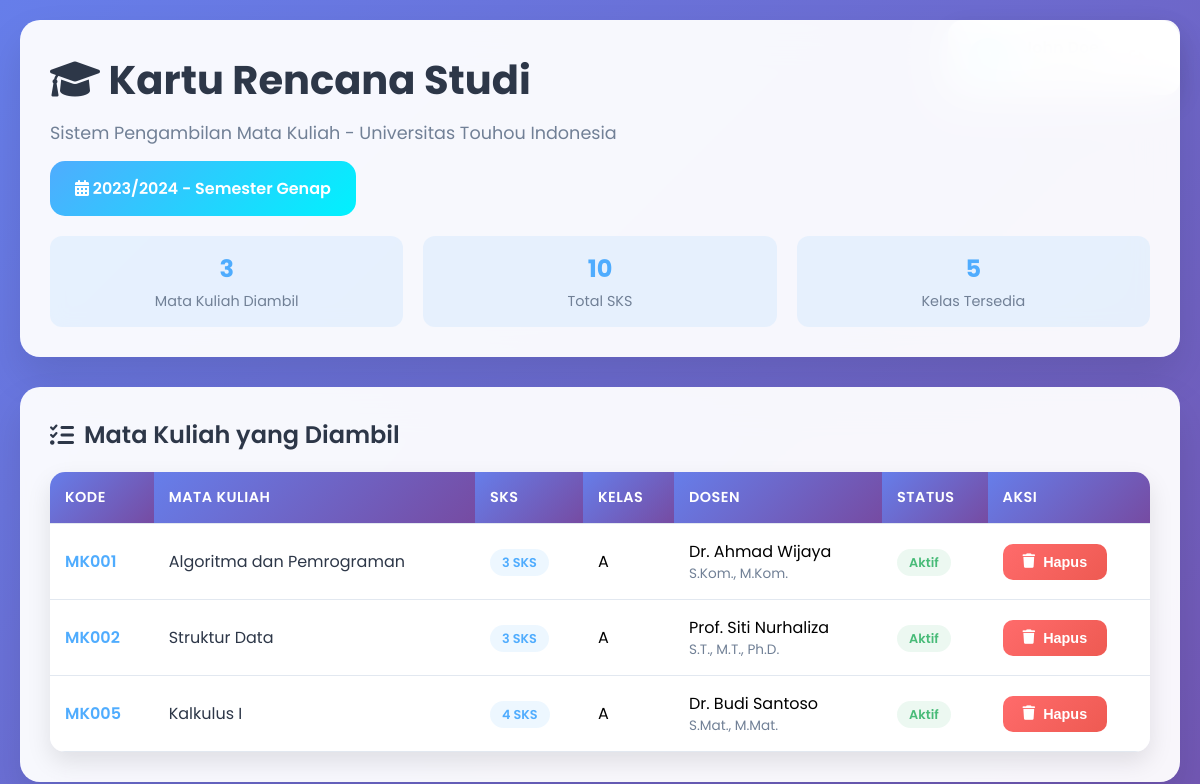
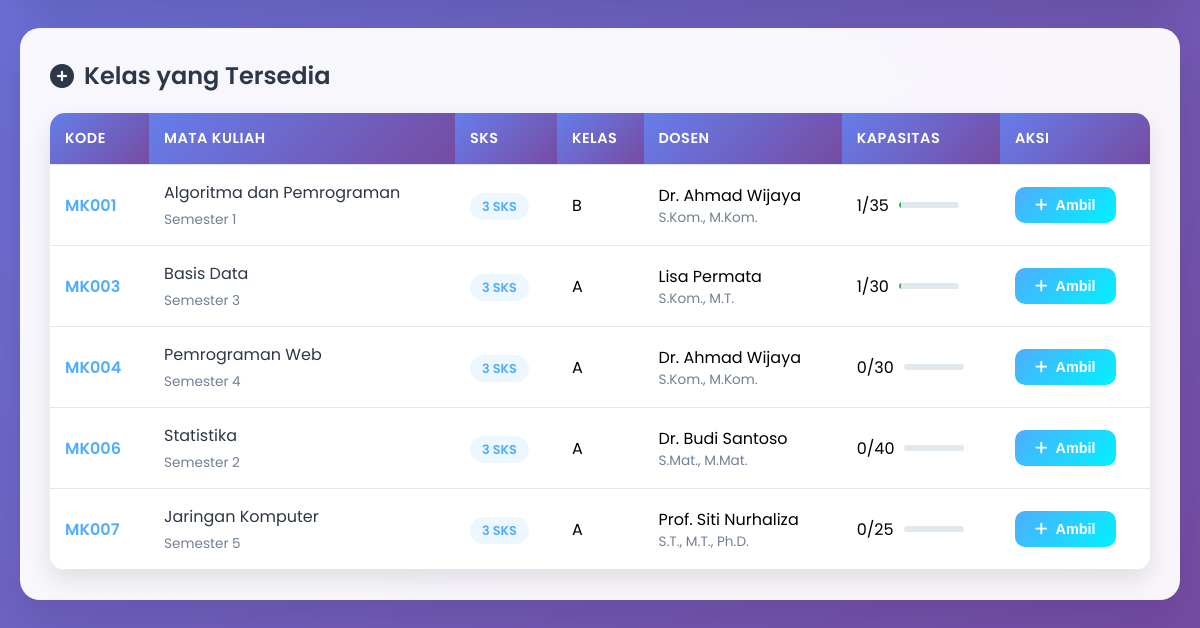
Page /sistem-krs/krs.php (signed in) on the earlier database version (2 pictures, top to bottom).
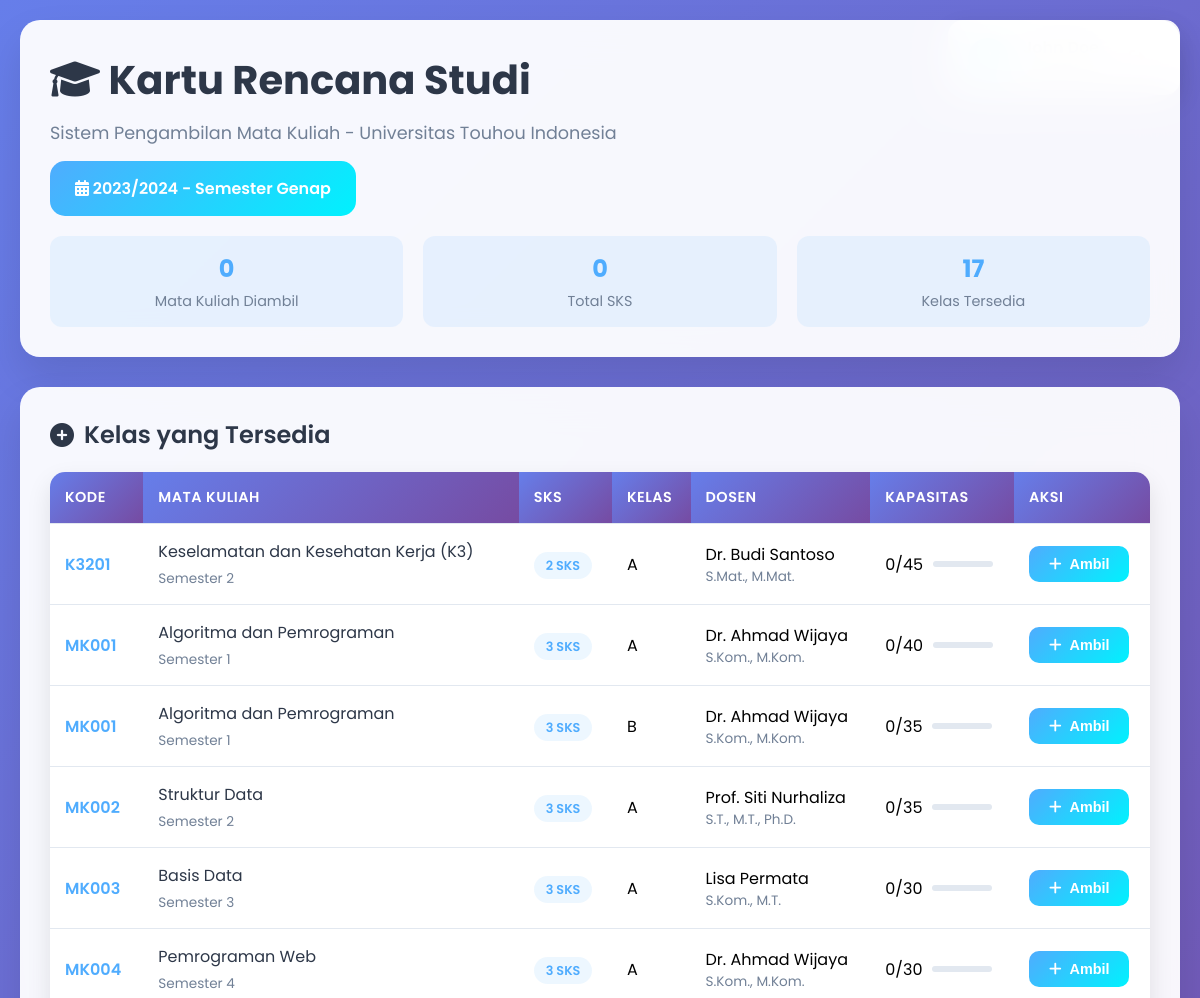
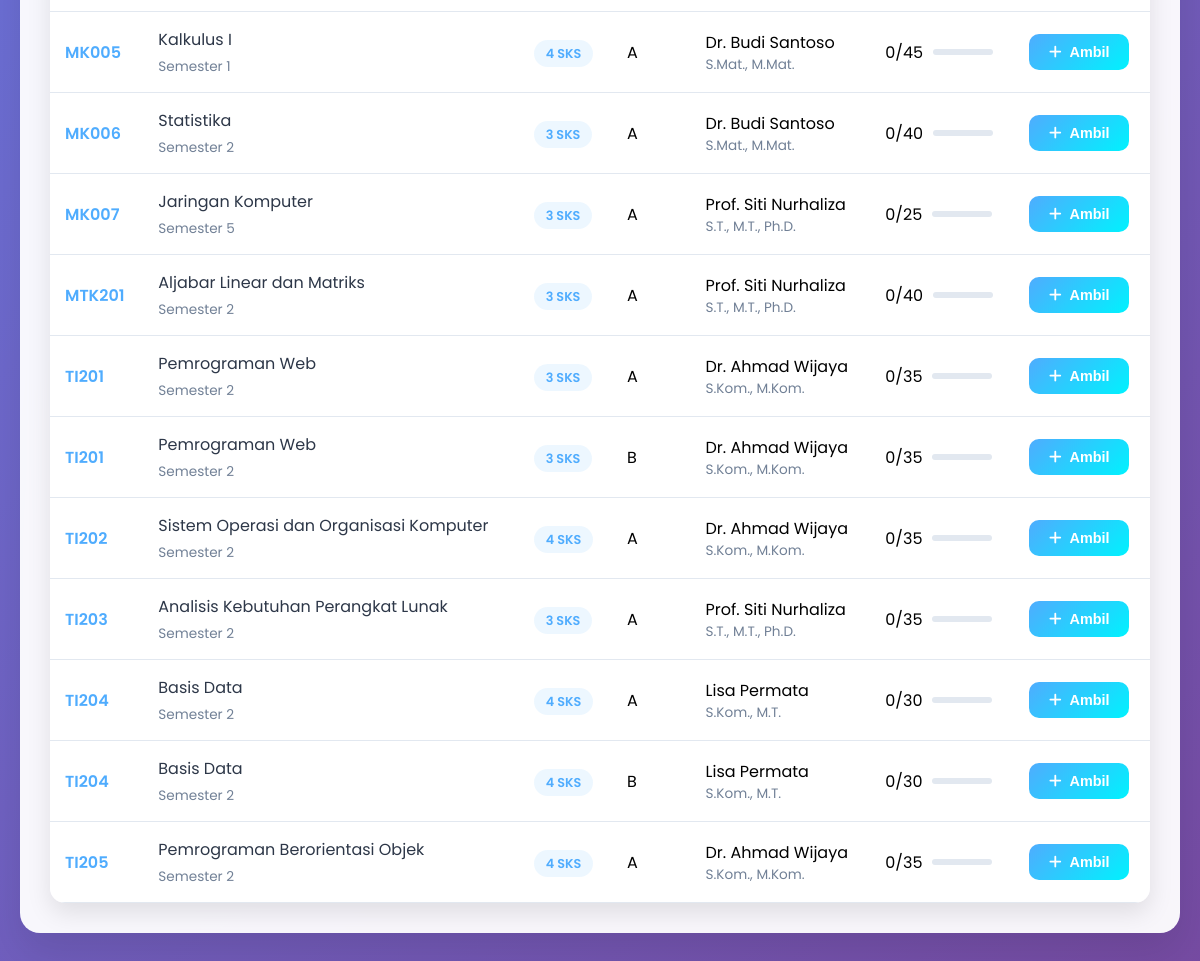
Same page on the later database version (2 pictures, top to bottom).
### tables this page shows
CREATE TABLE `krs` (
  `id_krs` int(11) NOT NULL,
  `id_mahasiswa` int(11) NOT NULL,
  `id_kelas` int(11) NOT NULL,
  `tanggal_ambil` datetime DEFAULT current_timestamp(),
  `nilai_angka` decimal(4,2) DEFAULT NULL,
  `nilai_huruf` varchar(2) DEFAULT NULL,
  `status_krs` enum('pending','disetujui','ditolak','aktif','selesai','batal') DEFAULT 'pending',
  `semester` varchar(20) DEFAULT NULL,
  `tahun_ajaran` varchar(20) DEFAULT NULL,
  `created_at` timestamp NOT NULL DEFAULT current_timestamp()
);

CREATE TABLE `mata_kuliah` (
  `id_matakuliah` int(11) NOT NULL,
  `kode_matakuliah` varchar(10) NOT NULL,
  `nama_matakuliah` varchar(100) NOT NULL,
  `sks` int(2) NOT NULL,
  `semester` int(2) NOT NULL,
  `deskripsi` text DEFAULT NULL,
  `created_at` timestamp NOT NULL DEFAULT current_timestamp(),
  `jurusan` varchar(100) DEFAULT NULL,
  `program_studi` varchar(100) DEFAULT NULL,
  `prasyarat` varchar(255) DEFAULT NULL,
  `status` enum('aktif','nonaktif') DEFAULT 'aktif'
);

CREATE TABLE `kelas` (
  `id_kelas` int(11) NOT NULL,
  `id_matakuliah` int(11) NOT NULL,
  `id_dosen` int(11) NOT NULL,
  `id_tahun_akademik` int(11) NOT NULL,
  `nama_kelas` varchar(50) NOT NULL,
  `kapasitas` int(4) NOT NULL DEFAULT 40,
  `hari` enum('Senin','Selasa','Rabu','Kamis','Jumat','Sabtu') DEFAULT NULL,
  `jam_mulai` time DEFAULT NULL,
  `jam_selesai` time DEFAULT NULL,
  `ruangan` varchar(50) DEFAULT NULL,
  `semester` varchar(20) DEFAULT NULL,
  `tahun_ajaran` varchar(20) DEFAULT NULL,
  `status` enum('aktif','nonaktif') DEFAULT 'aktif',
  `tanggal_mulai` date DEFAULT NULL,
  `tanggal_selesai` date DEFAULT NULL,
  `created_at` timestamp NOT NULL DEFAULT current_timestamp()
);

CREATE TABLE `dosen` (
  `id_dosen` int(11) NOT NULL,
  `nidn` varchar(20) NOT NULL,
  `nama_dosen` varchar(100) NOT NULL,
  `gelar` varchar(50) DEFAULT NULL,
  `email` varchar(100) NOT NULL,
  `foto` varchar(255) DEFAULT NULL,
  `nomor_telepon` varchar(15) DEFAULT NULL,
  `password` varchar(255) NOT NULL,
  `created_at` timestamp NOT NULL DEFAULT current_timestamp(),
  `alamat` varchar(255) DEFAULT NULL,
  `jurusan` varchar(100) DEFAULT NULL,
  `program_studi` varchar(100) DEFAULT NULL,
  `bidang_keahlian` text DEFAULT NULL,
  `status` enum('aktif','nonaktif') DEFAULT 'aktif'
);

### sistem-krs/krs.php (the view, shortened to what the changed rows need)
<?php
$database = new Database();
$conn = $database->getConnection();
$krs_query = "SELECT krs.*, mk.nama_matakuliah, mk.kode_matakuliah, mk.sks,
                     d.nama_dosen, d.gelar, kl.nama_kelas, ta.tahun_akademik, ta.semester_akademik
              FROM krs
              JOIN kelas kl ON krs.id_kelas = kl.id_kelas
              JOIN mata_kuliah mk ON kl.id_matakuliah = mk.id_matakuliah
              JOIN dosen d ON kl.id_dosen = d.id_dosen
              JOIN tahun_akademik ta ON kl.id_tahun_akademik = ta.id_tahun_akademik
              WHERE krs.id_mahasiswa = :id_mahasiswa AND krs.status_krs = 'Aktif'
              AND ta.status = 'Aktif'";
$krs_stmt = $conn->prepare($krs_query);
$krs_stmt->bindValue(':id_mahasiswa', $_SESSION['user_id']);
$krs_stmt->execute();
$current_krs = $krs_stmt->fetchAll(PDO::FETCH_ASSOC);
$total_sks = array_sum(array_column($current_krs, 'sks'));
$enrolled_classes = array_column($current_krs, 'id_kelas');
$enrolled_classes_str = empty($enrolled_classes) ? '0' : implode(',', $enrolled_classes);
$available_query = "SELECT kl.*, mk.nama_matakuliah, mk.kode_matakuliah, mk.sks, mk.semester,
                           d.nama_dosen, d.gelar, ta.tahun_akademik, ta.semester_akademik,
                           COUNT(krs.id_krs) as terisi
                    FROM kelas kl
                    JOIN mata_kuliah mk ON kl.id_matakuliah = mk.id_matakuliah
                    JOIN dosen d ON kl.id_dosen = d.id_dosen
                    JOIN tahun_akademik ta ON kl.id_tahun_akademik = ta.id_tahun_akademik
                    LEFT JOIN krs ON kl.id_kelas = krs.id_kelas AND krs.status_krs = 'Aktif'
                    WHERE ta.status = 'Aktif' AND kl.id_kelas NOT IN ($enrolled_classes_str)
                    GROUP BY kl.id_kelas
                    ORDER BY mk.kode_matakuliah, kl.nama_kelas";
$available_stmt = $conn->prepare($available_query);
$available_stmt->execute();
$available_classes = $available_stmt->fetchAll(PDO::FETCH_ASSOC);
?>
<!DOCTYPE html>
<html lang="id">
<head>
    <link href="https://cdnjs.cloudflare.com/ajax/libs/font-awesome/6.0.0/css/all.min.css" rel="stylesheet">
</head>
<body>
    <div class="container">
        <div class="header">
            <h1><i class="fas fa-graduation-cap"></i> Kartu Rencana Studi</h1>
            <div class="stats-bar">
                <div class="stat-item">
                    <div class="stat-number"><?php echo count($current_krs); ?></div>
                    <div class="stat-label">Mata Kuliah Diambil</div>
                </div>
                <div class="stat-item">
                    <div class="stat-number"><?php echo $total_sks; ?></div>
                    <div class="stat-label">Total SKS</div>
                </div>
                <div class="stat-item">
                    <div class="stat-number"><?php echo count($available_classes); ?></div>
                    <div class="stat-label">Kelas Tersedia</div>
                </div>
            </div>
        </div>
        <?php if (!empty($current_krs)): ?>
        <div class="card">
            <h2><i class="fas fa-list-check"></i> Mata Kuliah yang Diambil</h2>
            <div class="table-container">
                <table>
                    <thead>
                        <tr>
                            <th>Kode</th>
                            <th>Mata Kuliah</th>
                            <th>SKS</th>
                            <th>Kelas</th>
                            <th>Dosen</th>
                            <th>Status</th>
                            <th>Aksi</th>
                        </tr>
                    </thead>
                    <tbody>
                        <?php foreach ($current_krs as $krs): ?>
                        <tr>
                            <td>
                                <span class="course-code"><?php echo $krs['kode_matakuliah']; ?></span>
                            </td>
                            <td>
                                <div class="course-info">
                                    <div class="course-name"><?php echo $krs['nama_matakuliah']; ?></div>
                                </div>
                            </td>
                            <td>
                                <span class="badge badge-primary"><?php echo $krs['sks']; ?> SKS</span>
                            </td>
                            <td><?php echo $krs['nama_kelas']; ?></td>
                            <td>
                                <div>
                                    <div><?php echo $krs['nama_dosen']; ?></div>
                                    <div class="course-details"><?php echo $krs['gelar']; ?></div>
                                </div>
                            </td>
                            <td>
                                <span class="badge badge-success"><?php echo $krs['status_krs']; ?></span>
                            </td>
                            <td>
                                <form method="POST" style="display: inline;">
                                    <button type="submit" class="btn btn-danger"
                                            onclick="return confirm('Yakin ingin menghapus mata kuliah ini?')">
                                        <i class="fas fa-trash"></i> Hapus
                                    </button>
                                </form>
                            </td>
                        </tr>
                        <?php endforeach; ?>
                    </tbody>
                </table>
            </div>
        </div>
        <?php endif; ?>
        <div class="card">
            <h2><i class="fas fa-plus-circle"></i> Kelas yang Tersedia</h2>
            <?php if (empty($available_classes)): ?>
                <p style="text-align: center; color: #718096; padding: 40px;">
                    <i class="fas fa-info-circle" style="font-size: 2rem; margin-bottom: 10px;"></i><br>
                    Tidak ada kelas yang tersedia untuk semester ini.
                </p>
            <?php else: ?>
            <div class="table-container">
                <table>
                    <thead>
                        <tr>
                            <th>Kode</th>
                            <th>Mata Kuliah</th>
                            <th>SKS</th>
                            <th>Kelas</th>
                            <th>Dosen</th>
                            <th>Kapasitas</th>
                            <th>Aksi</th>
                        </tr>
                    </thead>
                    <tbody>
                        <?php foreach ($available_classes as $class): ?>
                        <?php
                        $is_full = $class['terisi'] >= $class['kapasitas'];
                        $capacity_percentage = ($class['terisi'] / $class['kapasitas']) * 100;
                        ?>
                        <tr>
                            <td>
                                <span class="course-code"><?php echo $class['kode_matakuliah']; ?></span>
                            </td>
                            <td>
                                <div class="course-info">
                                    <div class="course-name"><?php echo $class['nama_matakuliah']; ?></div>
                                    <div class="course-details">Semester <?php echo $class['semester']; ?></div>
                                </div>
                            </td>
                            <td>
                                <span class="badge badge-primary"><?php echo $class['sks']; ?> SKS</span>
                            </td>
                            <td><?php echo $class['nama_kelas']; ?></td>
                            <td>
                                <div>
                                    <div><?php echo $class['nama_dosen']; ?></div>
                                    <div class="course-details"><?php echo $class['gelar']; ?></div>
                                </div>
                            </td>
                            <td>
                                <div class="capacity-info">
                                    <span><?php echo $class['terisi']; ?>/<?php echo $class['kapasitas']; ?></span>
                                    <div class="capacity-bar <?php echo $is_full ? 'capacity-full' : ''; ?>">
                                        <div class="capacity-fill" style="width: <?php echo $capacity_percentage; ?>%"></div>
                                    </div>
                                </div>
                            </td>
                            <td>
                                <?php if ($is_full): ?>
                                    <button class="btn btn-primary" disabled>
                                        <i class="fas fa-times"></i> Penuh
                                    </button>
                                <?php else: ?>
                                    <form method="POST" style="display: inline;">
                                        <button type="submit" class="btn btn-primary">
                                            <i class="fas fa-plus"></i> Ambil
                                        </button>
                                    </form>
                                <?php endif; ?>
                            </td>
                        </tr>
                        <?php endforeach; ?>
                    </tbody>
                </table>
            </div>
            <?php endif; ?>
        </div>
    </div>
</body>
</html>

Differences in the rows shown:
no longer on this page (row edited): krs: mata_kuliah.kode_matakuliah "MK001", mata_kuliah.nama_matakuliah "Algoritma dan Pemrograman", mata_kuliah.sks "3", id_kelas.nama_kelas "A", dosen.nama_dosen "Dr. Ahmad Wijaya", dosen.gelar "S.Kom., M.Kom.", status_krs "Aktif"
no longer on this page (row edited): krs: mata_kuliah.kode_matakuliah "MK002", mata_kuliah.nama_matakuliah "Struktur Data", mata_kuliah.sks "3", id_kelas.nama_kelas "A", dosen.nama_dosen "Prof. Siti Nurhaliza", dosen.gelar "S.T., M.T., Ph.D.", status_krs "Aktif"
no longer on this page (row edited): krs: mata_kuliah.kode_matakuliah "MK005", mata_kuliah.nama_matakuliah "Kalkulus I", mata_kuliah.sks "4", id_kelas.nama_kelas "A", dosen.nama_dosen "Dr. Budi Santoso", dosen.gelar "S.Mat., M.Mat.", status_krs "Aktif"
added kelas: id_matakuliah.kode_matakuliah "K3201", id_matakuliah.nama_matakuliah "Keselamatan dan Kesehatan Kerja (K3)", id_matakuliah.semester "2", id_matakuliah.sks "2", nama_kelas "A", id_dosen.nama_dosen "Dr. Budi Santoso", id_dosen.gelar "S.Mat., M.Mat.", terisi "0", kapasitas "45"
now on this page (row edited): kelas: id_matakuliah.kode_matakuliah "MK001", id_matakuliah.nama_matakuliah "Algoritma dan Pemrograman", id_matakuliah.semester "1", id_matakuliah.sks "3", nama_kelas "A", id_dosen.nama_dosen "Dr. Ahmad Wijaya", id_dosen.gelar "S.Kom., M.Kom.", terisi "0", kapasitas "40"
changed kelas (number 3 of 17 on the later page): terisi "1" → "0"
now on this page (row edited): kelas: id_matakuliah.kode_matakuliah "MK002", id_matakuliah.nama_matakuliah "Struktur Data", id_matakuliah.semester "2", id_matakuliah.sks "3", nama_kelas "A", id_dosen.nama_dosen "Prof. Siti Nurhaliza", id_dosen.gelar "S.T., M.T., Ph.D.", terisi "0", kapasitas "35"
changed kelas "MK003": terisi "1" → "0"
now on this page (row edited): kelas: id_matakuliah.kode_matakuliah "MK005", id_matakuliah.nama_matakuliah "Kalkulus I", id_matakuliah.semester "1", id_matakuliah.sks "4", nama_kelas "A", id_dosen.nama_dosen "Dr. Budi Santoso", id_dosen.gelar "S.Mat., M.Mat.", terisi "0", kapasitas "45"
added kelas: id_matakuliah.kode_matakuliah "MTK201", id_matakuliah.nama_matakuliah "Aljabar Linear dan Matriks", id_matakuliah.semester "2", id_matakuliah.sks "3", nama_kelas "A", id_dosen.nama_dosen "Prof. Siti Nurhaliza", id_dosen.gelar "S.T., M.T., Ph.D.", terisi "0", kapasitas "40"
added kelas: id_matakuliah.kode_matakuliah "TI201", id_matakuliah.nama_matakuliah "Pemrograman Web", id_matakuliah.semester "2", id_matakuliah.sks "3", nama_kelas "A", id_dosen.nama_dosen "Dr. Ahmad Wijaya", id_dosen.gelar "S.Kom., M.Kom.", terisi "0", kapasitas "35"
added kelas: id_matakuliah.kode_matakuliah "TI201", id_matakuliah.nama_matakuliah "Pemrograman Web", id_matakuliah.semester "2", id_matakuliah.sks "3", nama_kelas "B", id_dosen.nama_dosen "Dr. Ahmad Wijaya", id_dosen.gelar "S.Kom., M.Kom.", terisi "0", kapasitas "35"
added kelas: id_matakuliah.kode_matakuliah "TI202", id_matakuliah.nama_matakuliah "Sistem Operasi dan Organisasi Komputer", id_matakuliah.semester "2", id_matakuliah.sks "4", nama_kelas "A", id_dosen.nama_dosen "Dr. Ahmad Wijaya", id_dosen.gelar "S.Kom., M.Kom.", terisi "0", kapasitas "35"
added kelas: id_matakuliah.kode_matakuliah "TI203", id_matakuliah.nama_matakuliah "Analisis Kebutuhan Perangkat Lunak", id_matakuliah.semester "2", id_matakuliah.sks "3", nama_kelas "A", id_dosen.nama_dosen "Prof. Siti Nurhaliza", id_dosen.gelar "S.T., M.T., Ph.D.", terisi "0", kapasitas "35"
added kelas: id_matakuliah.kode_matakuliah "TI204", id_matakuliah.nama_matakuliah "Basis Data", id_matakuliah.semester "2", id_matakuliah.sks "4", nama_kelas "A", id_dosen.nama_dosen "Lisa Permata", id_dosen.gelar "S.Kom., M.T.", terisi "0", kapasitas "30"
added kelas: id_matakuliah.kode_matakuliah "TI204", id_matakuliah.nama_matakuliah "Basis Data", id_matakuliah.semester "2", id_matakuliah.sks "4", nama_kelas "B", id_dosen.nama_dosen "Lisa Permata", id_dosen.gelar "S.Kom., M.T.", terisi "0", kapasitas "30"
added kelas: id_matakuliah.kode_matakuliah "TI205", id_matakuliah.nama_matakuliah "Pemrograman Berorientasi Objek", id_matakuliah.semester "2", id_matakuliah.sks "4", nama_kelas "A", id_dosen.nama_dosen "Dr. Ahmad Wijaya", id_dosen.gelar "S.Kom., M.Kom.", terisi "0", kapasitas "35"
Other differences:
count($current_krs): "3" → "0"
$total_sks: "10" → "0"
count($available_classes): "5" → "17"
text no longer shown: "Mata Kuliah yang Diambil KODE MATA KULIAH SKS KELAS DOSEN STATUS AKSI"
